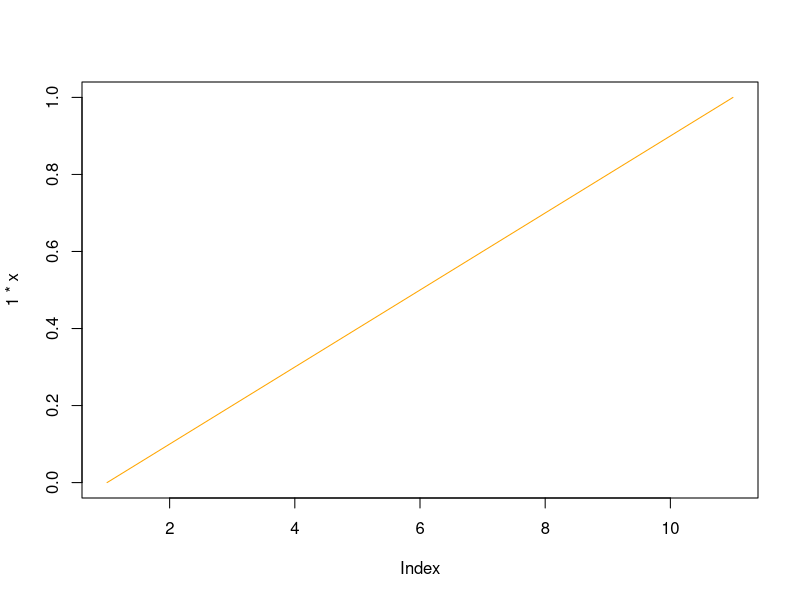
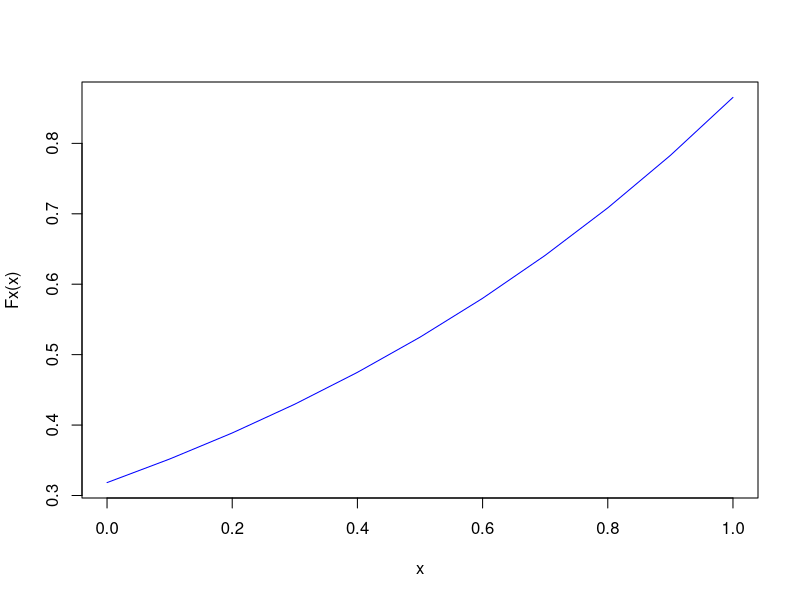
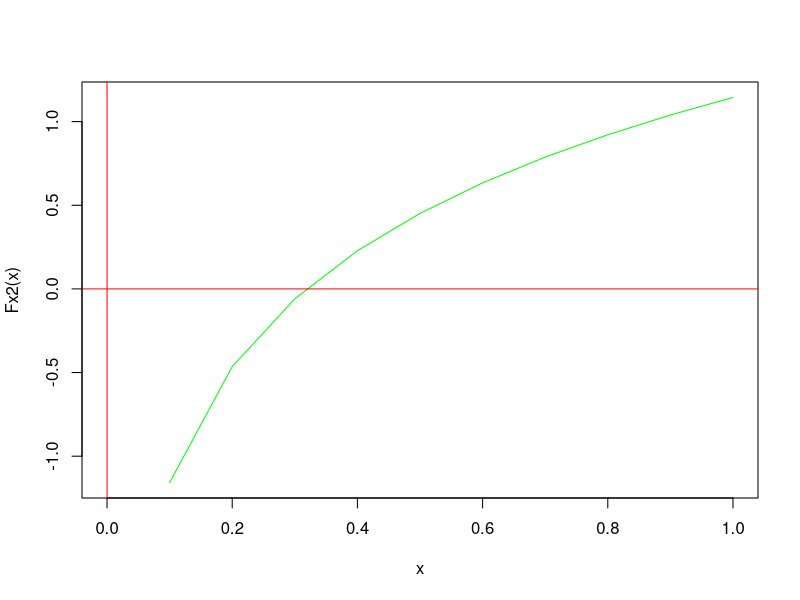
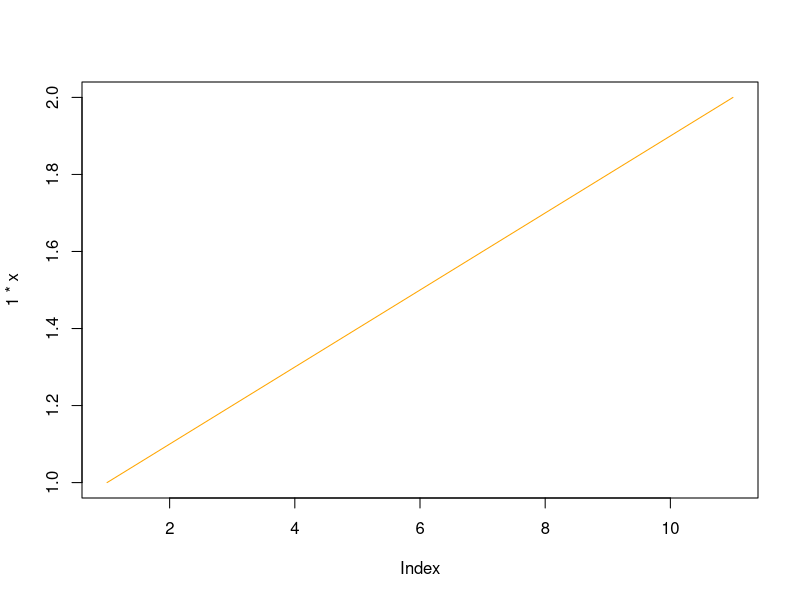
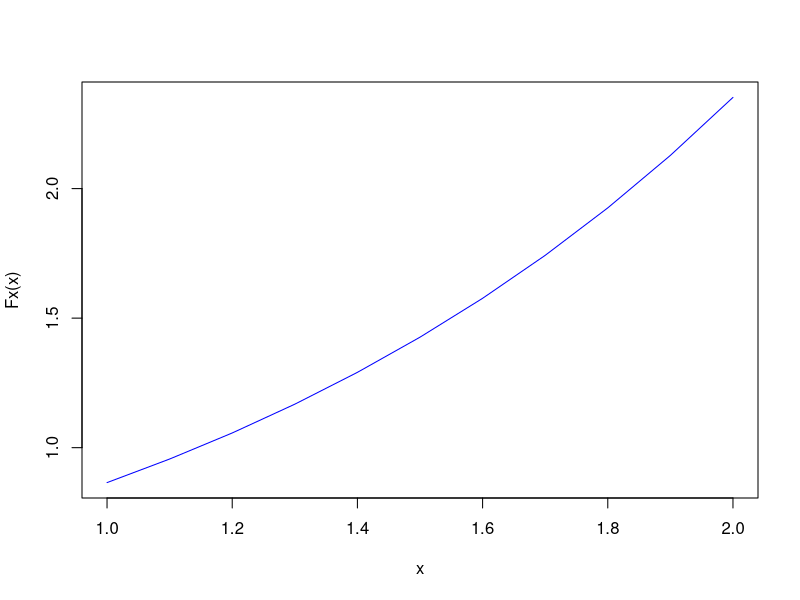
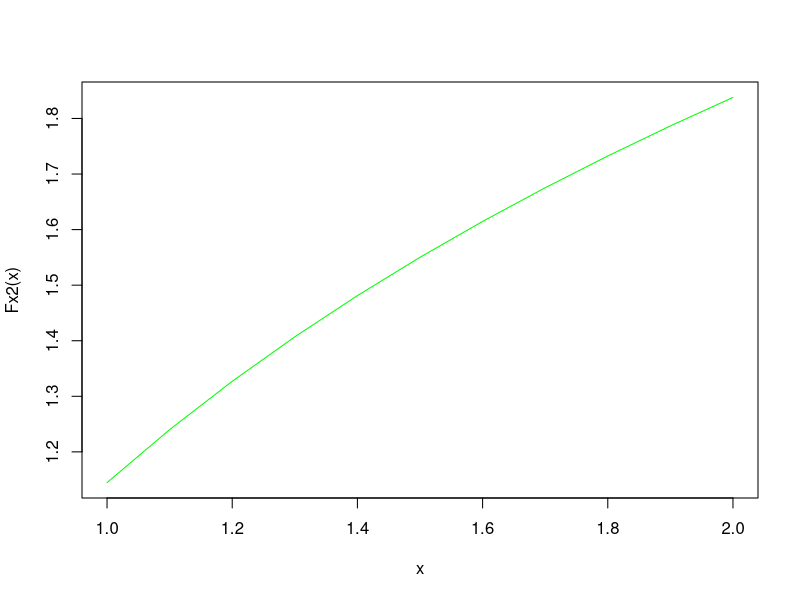

R code for these plots, in order:
# Remueve todos los objetos creados
rm(list=ls())
Fx = function(x) ((exp(1)^x)/(pi))
Fx2 = function(x) log(pi*x)

puntofijo = function(a,b,err) {
  # Grafico
  x = seq(a,b,0.1)
  plot(1*x,type="l",col="orange")
  plot(x,Fx(x),type="l",col="blue")
  plot(x,Fx2(x),type="l",col="green")
  abline(h=0,v=0,col="red")
  
  if((Fx(a)<a) || (Fx(b)>b)){ #Toca cambiar los signos de la comparacion
    cat("El intervalo no es valido\n")
  }else{
    
    x0 = (a+b)/2;
    
    inf = a
    sup = b
    ite = 0
    xIni = x0
    fxIni = Fx(xIni);
    check = 0;
    
    while(abs(xIni-fxIni)>err){
      ite = ite + 1
      
      if(xIni < inf){
        check = 1;
      }
      if(check == 0){
        xIni = fxIni;
        fxIni = Fx(xIni);
      }else{
        fxIni = xIni;
        xIni = Fx2(fxIni);
      }
    }
    cat("Iteraciones =",ite,"Resultado = ",xIni,"\n")
  }
}
  
puntofijo(0,1,10e-8)
puntofijo(1,2,10e-8)

